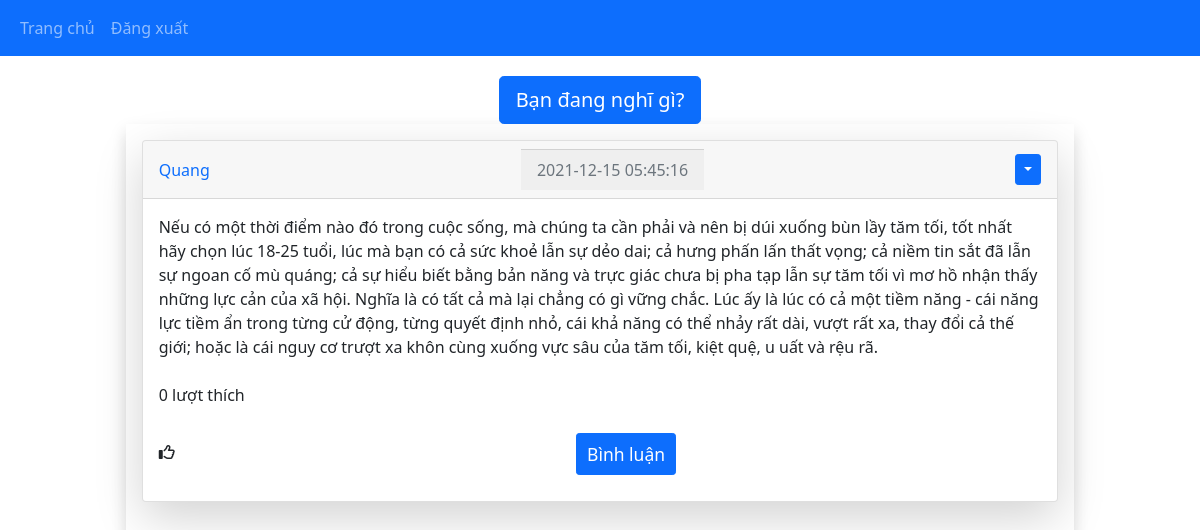
The page /posts/Quang (signed in) on the database its author committed.
### website/models.py (models this page shows)
class Post(db.Model):
    id = db.Column(db.Integer, primary_key=True)
    text = db.Column(db.Text, nullable=False)
    date_created = db.Column(db.DateTime(timezone=True), default=func.now())
    author = db.Column(db.Integer, db.ForeignKey(
        'user.id', ondelete="CASCADE"), nullable=False)
    comments = db.relationship('Comment', backref='post', passive_deletes=True)
    likes = db.relationship('Like', backref='post', passive_deletes=True)

class User(db.Model, UserMixin):
    id = db.Column(db.Integer, primary_key=True)
    email = db.Column(db.String(150), unique=True)
    username = db.Column(db.String(150), unique=True)
    password = db.Column(db.String(150))
    date_created = db.Column(db.DateTime(timezone=True), default=func.now())
    posts = db.relationship('Post', backref='user', passive_deletes=True)
    comments = db.relationship('Comment', backref='user', passive_deletes=True)
    likes = db.relationship('Like', backref='user', passive_deletes=True)

### website/views.py (the view)
@views.route("/posts/<username>")
@login_required
def posts(username):
    user = User.query.filter_by(username=username).first()
    if not user:
        flash('No user with that username exists.', category='error')
        return redirect(url_for('views.home'))
    posts = user.posts
    return render_template("posts.html", user=current_user, posts=posts, username=username)

### website/__init__.py (called while the page is built)
def create_app():
    app = Flask(__name__)
    app.config['SECRET_KEY'] = "helloworld"
    app.config['SQLALCHEMY_DATABASE_URI'] = f'sqlite:///{DB_NAME}'
    app.register_error_handler(404, page_not_found)
    db.init_app(app)
    from .views import views
    from .auth import auth
    app.register_blueprint(views, url_prefix="/")
    app.register_blueprint(auth, url_prefix="/")
    from .models import User, Post, Comment, Like
    create_database(app)
    login_manager = LoginManager()
    login_manager.login_view = "auth.login"
    login_manager.init_app(app)
    @login_manager.user_loader
    def load_user(id):
        return User.query.get(int(id))
    return app

### website/templates/posts.html (shortened to what this page needs)
{% extends "posts_div.html" %}

### website/templates/posts_div.html (shortened to what this page needs)
{% extends "base.html" %} {% block title %}Trang chủ{% endblock %} {% block content
%}
<div align="center" style="margin-top: 20px;">
  <a href="/create-post"><button type="button" class="btn btn-primary btn-lg">
      Bạn đang nghĩ gì?
    </button></a>
</div>
<div class="shadow p-3" id="posts" style="width:85%;margin:auto">
  {% for post in posts %}
  <div class="card shadow-lg">
    <div class="card-header d-flex justify-content-between align-items-center">
      <a style="text-decoration: none" href="/posts/{{post.user.username}}">{{post.user.username}}</a>
      <div class="card-footer text-muted">{{post.date_created}}</div>
      <div>
        {% if user.id == post.author %}
        <div class="btn-group">
          <button type="button" class="btn btn-sm btn-primary dropdown-toggle" data-bs-toggle="dropdown"></button>
        </div>
        {% endif %}
      </div>
    </div>
    <div class="card-body">
      <div class="card-text">{{post.text}}</div>
      <br />
      <p class="card-text">
        <span id="likes-count-{{post.id}}">
          {{ post.likes|length }} </span> <span>lượt thích</span>
      </p>
      <p class="card-text">
        {% if user.id in post.likes|map(attribute="author")|list %}
        <i style="cursor: pointer;" class="fas fa-thumbs-up" id="like-button-{{post.id}}"
          onclick="like({{post.id}})"></i>
        {% else %}
        <i style="cursor: pointer;" class="far fa-thumbs-up" id="like-button-{{post.id}}"
          onclick="like({{post.id}})"></i>
        {% endif %}
        <a class="GFG btn btn-sm btn-primary" style="margin-left:45%" data-bs-toggle="collapse"
          href="#comments-{{post.id}}" role="button">
          <small>Bình luận</small>
        </a>
      </p>
    </div>
  </div>
  <br> {% endfor %}
</div>
{% endblock %}

### website/templates/posts_div.html (style rules this page uses)
.GFG { padding: 5px 10px; text-align: center; display: inline-block; font-size: 20px; margin: 10px 30px; cursor: pointer; text-decoration: none; }
body { background-image: url("https://images.pexels.com/photos/129731/pexels-photo-129731.jpeg?cs=srgb&dl=pexels-fwstudio-129731.jpg&fm=jpg"); background-repeat: no-repeat; background-attachment: fixed; background-size: cover; }

### rows shown on the page
Post: user.username "Quang", date_created "2021-12-15 05:45:16", text "Nếu có một thời điểm nào đó trong cuộc sống, mà chúng ta cần phải và nên bị dúi xuống bùn lầy tăm tối, tốt nhất hãy chọn lúc 18-25 tuổi, lúc mà bạn có cả sức khoẻ lẫn sự dẻo dai; cả hưng phấn lấn thất vọng; cả niềm tin sắt đã lẫn sự ngoan cố mù quáng; cả sự hiểu biết bằng bản năng và trực giác chưa bị pha tạp lẫn sự tăm tối vì mơ hồ nhận thấy những lực cản của xã hội. Nghĩa là có tất cả mà lại chẳng có gì vững chắc. Lúc ấy là lúc có cả một tiềm năng - cái năng lực tiềm ẩn trong từng cử động, từng quyết định nhỏ, cái khả năng có thể nhảy rất dài, vượt rất xa, thay đổi cả thế giới; hoặc là cái nguy cơ trượt xa khôn cùng xuống vực sâu của tăm tối, kiệt quệ, u uất và rệu rã.", likes|length "0"
